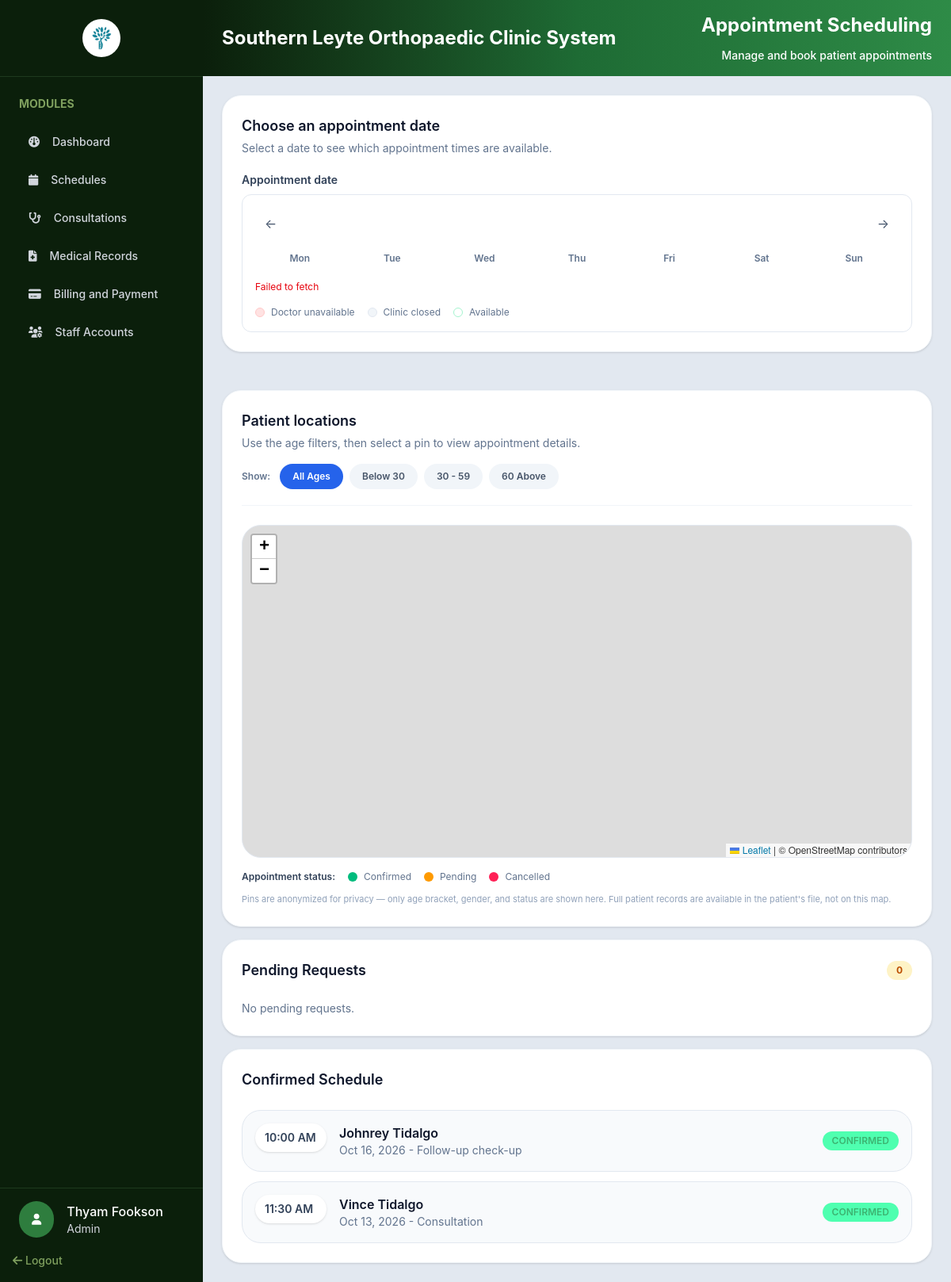
The page /admin/appointments.php (signed in) on the database its author committed.
### tables this page shows
CREATE TABLE `users` (
  `UserID` int UNSIGNED NOT NULL,
  `Username` varchar(50) NOT NULL,
  `PasswordHash` varchar(255) NOT NULL,
  `FirstName` varchar(100) NOT NULL,
  `MiddleName` varchar(255) DEFAULT NULL,
  `LastName` varchar(100) NOT NULL,
  `Role` enum('Admin','Doctor','Staff') NOT NULL DEFAULT 'Staff',
  `IsDoctor` tinyint(1) NOT NULL DEFAULT '0',
  `Email` varchar(150) DEFAULT NULL,
  `Phone` varchar(30) DEFAULT NULL,
  `Status` enum('Active','Inactive') NOT NULL DEFAULT 'Active',
  `CreatedAt` timestamp NOT NULL DEFAULT CURRENT_TIMESTAMP
);

CREATE TABLE `appointments` (
  `AppointmentID` int UNSIGNED NOT NULL,
  `PatientID` int UNSIGNED NOT NULL,
  `DoctorID` int UNSIGNED NOT NULL,
  `CreatedBy` int UNSIGNED DEFAULT NULL,
  `AppointmentDate` date NOT NULL,
  `AppointmentTime` time NOT NULL,
  `meridiem` enum('AM','PM') DEFAULT NULL,
  `Purpose` varchar(255) NOT NULL,
  `ChiefComplaint` varchar(50) DEFAULT NULL,
  `Status` enum('Pending','Confirmed','Completed','Cancelled','Rescheduled') NOT NULL DEFAULT 'Pending',
  `Remarks` text,
  `CreatedAt` timestamp NOT NULL DEFAULT CURRENT_TIMESTAMP
);

CREATE TABLE `patients` (
  `PatientID` int UNSIGNED NOT NULL,
  `PatientCode` varchar(20) NOT NULL,
  `UserID` int UNSIGNED DEFAULT NULL,
  `FirstName` varchar(100) NOT NULL,
  `MiddleName` varchar(100) DEFAULT NULL,
  `LastName` varchar(100) NOT NULL,
  `BirthDate` date NOT NULL,
  `Gender` enum('Male','Female','Other') NOT NULL,
  `CivilStatus` enum('Single','Married','Widowed','Separated') DEFAULT NULL,
  `Address` varchar(255) DEFAULT NULL,
  `Province` varchar(100) DEFAULT NULL,
  `City` varchar(100) DEFAULT NULL,
  `Barangay` varchar(100) DEFAULT NULL,
  `Allergies` varchar(50) DEFAULT NULL,
  `Latitude` decimal(10,7) DEFAULT NULL,
  `Longitude` decimal(10,7) DEFAULT NULL,
  `Phone` varchar(30) DEFAULT NULL,
  `Email` varchar(150) DEFAULT NULL,
  `BloodType` varchar(5) DEFAULT NULL,
  `EmergencyContact` varchar(150) DEFAULT NULL,
  `EmergencyPhone` varchar(30) DEFAULT NULL,
  `PatientType` enum('Regular','Senior Citizen','PWD') NOT NULL DEFAULT 'Regular',
  `IdNumber` int DEFAULT NULL,
  `CreatedAt` timestamp NOT NULL DEFAULT CURRENT_TIMESTAMP
);

### admin/appointments.php (the view, shortened to what the rows shown need)
<?php
require_once __DIR__ . '/../config/config.php';
require_once __DIR__ . '/../includes/auth.php';
require_once __DIR__ . '/../php/fetch/fetch.php';
$admin = SessionManager::getUser($pdo);
$appointments = fetchAllData($pdo, "
    SELECT a.AppointmentID, a.AppointmentDate, a.AppointmentTime, a.Meridiem, a.Purpose, a.Status,
           p.PatientCode, p.FirstName AS patient_first_name, p.LastName AS patient_last_name
    FROM appointments a
    INNER JOIN patients p ON a.PatientID = p.PatientID
    ORDER BY a.AppointmentDate DESC, a.AppointmentTime DESC
");
?>
<!DOCTYPE html>
<html lang="en">
<head>
    <link rel="stylesheet" href="../assets/css/output.css">
    <link rel="stylesheet" href="../assets/css/global.css">
    <link rel="stylesheet" href="https://cdnjs.cloudflare.com/ajax/libs/font-awesome/6.0.0-beta3/css/all.min.css">
    <link rel="stylesheet" href="https://unpkg.com/leaflet@1.9.4/dist/leaflet.css" />
</head>
<body class="h-screen flex bg-slate-200 overflow-hidden">
    <?php include_once '../includes/sidebar.php'; ?>
    <section class="flex-1 min-h-0 flex flex-col overflow-hidden">
        <div
            class="flex items-center justify-between bg-gradient-to-r from-[#0b1f0b] via-[#1e6b34] to-[#2e8b47] px-6 py-4">
            <h1 class="text-2xl font-bold text-white">Southern Leyte Orthopaedic Clinic System</h1>
            <div class="flex flex-col gap-3 items-end">
                <h1 class="text-2xl font-bold text-white">Appointment Scheduling</h1>
            </div>
        </div>
        <div class="flex-1 min-h-0 overflow-auto p-6 space-y-4">
            <div class="grid grid-cols-1 gap-6 xl:grid-cols-2">
                <div class="space-y-6">
                    <div class="rounded-3xl bg-white p-6 shadow-sm border border-slate-100">
                        <h2 class="text-lg font-semibold text-slate-900">Choose an appointment date</h2>
                    </div>
                </div>
                <div class="rounded-3xl bg-white p-6 shadow-sm border border-slate-100">
                    <div class="mb-6 flex flex-col gap-4 border-b border-slate-100 pb-5">
                        <div>
                            <h2 class="text-lg font-semibold text-slate-900">Patient locations</h2>
                        </div>
                    </div>
                </div>
            </div>
            <div class="rounded-3xl bg-white p-6 shadow-sm border border-slate-100">
                <div class="flex items-center justify-between mb-6">
                    <h2 class="text-lg font-semibold text-slate-900">Pending Requests</h2>
                </div>
            </div>
            <div class="rounded-3xl bg-white p-6 shadow-sm border border-slate-100">
                <div class="flex items-center justify-between mb-6">
                    <h2 class="text-lg font-semibold text-slate-900">Confirmed Schedule</h2>
                </div>
                <div class="space-y-3">
                    <?php
                    $confirmedAppointments = array_filter($appointments, fn($a) => $a['Status'] === 'Confirmed');
                    if ($confirmedAppointments) {
                        foreach ($confirmedAppointments as $appointment) {
                            $appointmentDate = new DateTime($appointment['AppointmentDate']);
                            $formattedDate = $appointmentDate->format('M d, Y');
                            $formattedTime = (new DateTime($appointment['AppointmentTime']))->format('h:i');
                            $statusStyle = $status[$appointment['Status']] ?? ['bgColor' => '#4FFFB0', 'textColor' => '#3CB371'];
                            ?>
                            <div
                                class="flex flex-col gap-3 rounded-3xl border border-slate-200 bg-slate-50 p-4 sm:flex-row sm:items-center sm:justify-between">
                                <div class="flex items-start gap-4">
                                    <div
                                        class="min-w-[90px] rounded-3xl bg-white px-3 py-2 text-sm font-semibold text-slate-700 shadow-sm">
                                        <?= htmlspecialchars($formattedTime, ENT_QUOTES, 'UTF-8') ?>
                                        <?= htmlspecialchars($appointment['Meridiem'], ENT_QUOTES, 'UTF-8') ?>
                                    </div>
                                    <div>
                                        <p class="font-semibold text-slate-900">
                                            <?= htmlspecialchars($appointment['patient_first_name'], ENT_QUOTES, 'UTF-8') ?>
                                            <?= htmlspecialchars($appointment['patient_last_name'], ENT_QUOTES, 'UTF-8') ?>
                                        </p>
                                        <p class="text-sm text-slate-500">
                                            <?= $formattedDate ?> -
                                            <?= htmlspecialchars($appointment['Purpose'], ENT_QUOTES, 'UTF-8') ?>
                                        </p>
                                    </div>
                                </div>
                                <div class="flex items-center gap-3">
                                    <span class="rounded-full px-3 py-1 text-xs font-semibold uppercase"
                                        style="background-color: <?= htmlspecialchars($statusStyle['bgColor'], ENT_QUOTES, 'UTF-8') ?>; color: <?= htmlspecialchars($statusStyle['textColor'], ENT_QUOTES, 'UTF-8') ?>;">
                                        <?= htmlspecialchars($appointment['Status'], ENT_QUOTES, 'UTF-8') ?>
                                    </span>
                                </div>
                            </div>
                            <?php
                        }
                    } else {
                        echo '<p class="text-sm text-slate-500">No confirmed appointments.</p>';
                    }
                    ?>
                </div>
            </div>
        </div>
    </section>
</body>
</html>

### includes/sidebar.php (shortened to what the rows shown need)
<div class="w-64 shrink-0 bg-[#0b1f0b] flex flex-col h-full">
    <div class="custom-scrollbar w-full p-6 overflow-y-auto flex-1 min-h-0">
        <h2 class="text-[#7fa05e] font-bold text-sm mb-4">MODULES</h2>
    </div>
    <div class="mt-auto">
        <div class="w-full border-t pt-4 pl-6 border-[#1e3a1e] flex items-center gap-4">
            <div>
                <?php if ($admin): ?>
                    <h1 class="text-white text-md font-medium">
                        <?= htmlspecialchars($admin['first_name']) ?>     <?= htmlspecialchars($admin['last_name']) ?>
                    </h1>
                    <h3 class="text-gray-300 text-sm"><?= htmlspecialchars($admin['role']) ?></h3>
                <?php endif; ?>
            </div>
        </div>
    </div>
</div>

### rows shown on the page
users: FirstName "Thyam", LastName "Fookson", Role "Admin"
appointments: AppointmentTime "10:00", meridiem "AM", PatientID.FirstName "Johnrey", PatientID.LastName "Tidalgo", AppointmentDate "Oct 16, 2026", Purpose "Follow-up check-up", Status "CONFIRMED"
appointments: AppointmentTime "11:30", meridiem "AM", PatientID.FirstName "Vince", PatientID.LastName "Tidalgo", AppointmentDate "Oct 13, 2026", Purpose "Consultation", Status "CONFIRMED"

### other values the page prints
$item['label'] "Dashboard"
$item['label'] "Schedules"
$item['label'] "Consultations"
$item['label'] "Medical Records"
$item['label'] "Billing and Payment"
$item['label'] "Staff Accounts"
$pendingCount "0"
